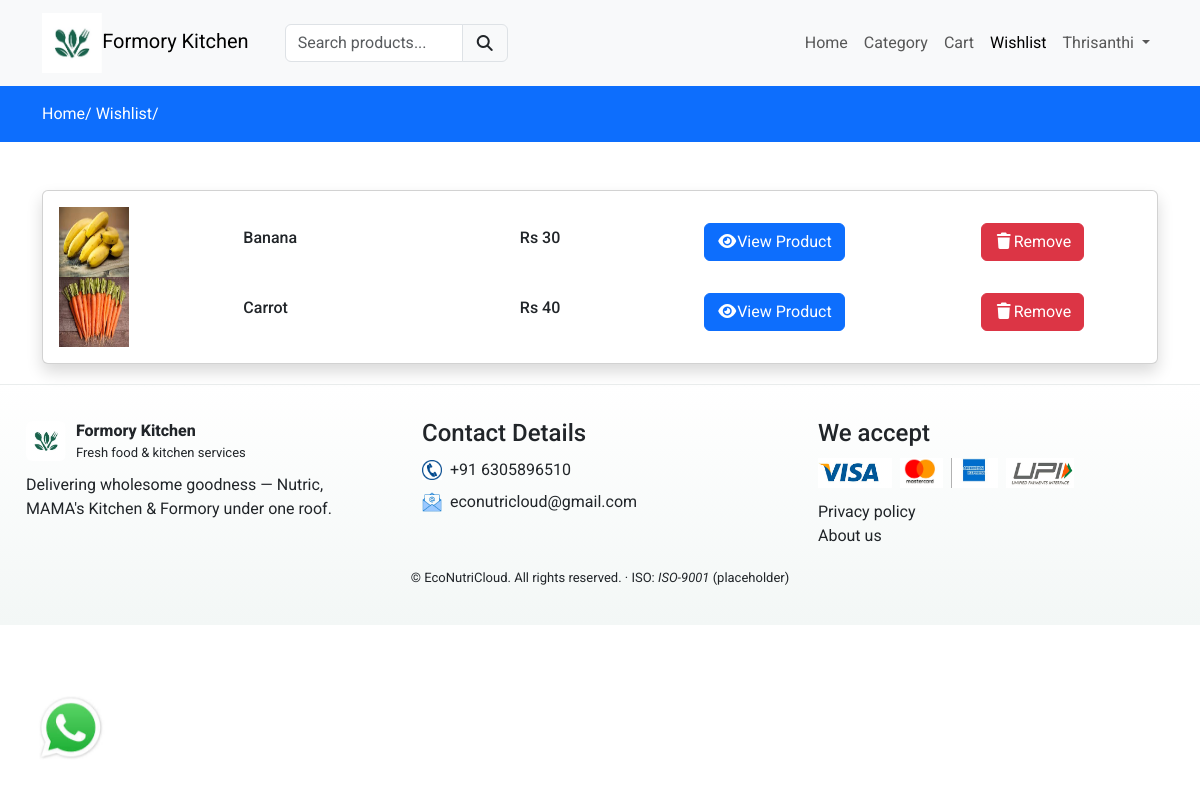
The app's page /wishlist (signed in) with its own data.
### formoryapp/models.py (models this page shows, shortened)
class Wishlist(models.Model):
    user = models.ForeignKey(User,on_delete=models.CASCADE)
    product = models.ForeignKey(Product,on_delete=models.CASCADE)
    created_at = models.DateTimeField(auto_now_add=True)

class Product(models.Model):
    category = models.ForeignKey(Category, on_delete=models.CASCADE)
    slug = models.CharField(max_length=150, null=False, blank=False)
    name = models.CharField(max_length=150, null=False, blank=False)
    product_image = models.ImageField(upload_to=get_file_path, null=True, blank=True)
    small_description = models.CharField(max_length=250, null=False, blank=False)
    quantity = models.DecimalField(max_digits=10, decimal_places=2, null=False, blank=False)
    description = models.TextField(max_length=500, null=False, blank=True)
    original_price = models.FloatField(null=False, blank=False)
    selling_price = models.FloatField(null=False, blank=False)
    status = models.BooleanField(default=False, help_text="0=default,1=Hidden")
    trending = models.BooleanField(default=False, help_text="0=default,1=Trending")
    tag = models.CharField(max_length=150, null=False, blank=True)
    meta_title = models.CharField(max_length=150, null=False, blank=True)
    meta_keywords = models.CharField(max_length=150, null=False, blank=True)
    meta_description = models.TextField(max_length=500, null=False, blank=True)
    created_at = models.DateTimeField(auto_now_add=True)

### formoryapp/controller/wishlist.py (the view)
# urls.py: path('wishlist',wishlist.index,name='wishlist'),
@login_required(login_url='loginpage')
def index(request):
    wishlist = Wishlist.objects.filter(user=request.user)
    context = {'wishlist':wishlist}
    return render(request,'wishlist.html',context)

### formoryapp/templates/wishlist.html (shortened to what this page needs)
{% extends "main.html" %}
{% block content %}
<div class="py-3 bg-primary">
    <div class="container">
        <a class="text-white" href="{% url 'formoryhome' %}">Home/</a>
        <a class="text-white" href="{% url 'wishlist' %}">Wishlist/</a>
    </div>
</div>
<div class="py-5">
  <div class="container">
    <div class="row">
      <div class="col-md-12">
        <div class="card shadow">
           <div class="card-body wishdata">
              {% if wishlist %}
                {% for item in wishlist %}
                   <div class="row product_data">
                      <div class="col-md-2 my-auto">
                          <img src="{{ item.product.product_image.url }}" height="70px" width="70px" alt="Image here">
                      </div>
                      <div class="col-md-3 my-auto">
                          <h6>{{ item.product.name }}</h6>
                      </div>
                      <div class="col-md-2 my-auto">
                          <h6>Rs {{ item.product.selling_price | stringformat:'d' }}</h6>
                      </div>
                      <div class="col-md-3 my-auto">
                          <a href="{% url 'productview' item.product.category.slug item.product.slug %}" class="btn btn-primary"><i class="fa fa-eye"></i>View Product</a>
                      </div>
                      <div class="col-md-2 my-auto">
                        <button class="btn btn-danger delete-wishlist-item"><i class="fa fa-trash"></i>Remove</button>
                      </div>
                   </div>
                {% endfor %}
              {% else %}
                 <h4>Your wishlist is empty </h4>
              {% endif %}
           </div>
        </div>
      </div>
    </div>
</div>
{% endblock content %}

### formoryapp/templates/navbar.html (shortened to what this page needs)
{% load static %}
<nav class="navbar navbar-expand-lg bg-body-tertiary">
  <div class="container">
    <a class="navbar-brand logo" href="{% url 'formoryhome' %}"><img src="{% static 'images/formory_kitchen.jpg' %}" alt="Formory Logo" style="height: 60px; width: auto;">Formory Kitchen</a>
    <div class="search-bar">
      <form action="{% url "searchproduct" %}" method="POST">
       <div class="input-group">
         <input type="search" required class="form-control" name="productsearch" id="searchproducts" placeholder="Search products...">
         <button type="submit" class="input-group-text"><i class="fa fa-search"></i></button>
      </div>
     </form>
    </div>
    <div class="collapse navbar-collapse" id="navbarNavDropdown">
      <ul class="navbar-nav ms-auto">
        <li class="nav-item">
          <a class="nav-link {% if request.resolver_match.url_name == 'home' %} active {% endif %} " aria-current="page" href="{% url 'mainhome' %}">Home</a>
        </li>
        <li class="nav-item">
          <a class="nav-link {% if request.resolver_match.url_name == 'category' %} active {% endif %} " href="{% url 'category' %}">Category</a>
        </li>
        <li class="nav-item">
          <a class="nav-link {% if request.resolver_match.url_name == 'cart' %} active {% endif %}" aria-current="page" href="{% url 'cart' %}">Cart</a>
        </li>
        <li class="nav-item">
          <a class="nav-link {% if request.resolver_match.url_name == 'wishlist' %} active {% endif %}" aria-current="page" href="{% url 'wishlist' %}">Wishlist</a>
        </li>
        {% if request.user.is_authenticated %}
           <li class="nav-item dropdown">
          <a class="nav-link dropdown-toggle" href="#" id="navbarNavDropdown" role="button" data-bs-toggle="dropdown" aria-expanded="false">
            {{ request.user }}
          </a>
        </li>
        {% endif %}
      </ul>
    </div>
  </div>
</nav>

### formoryapp/static/css/custom.css (style rules this page uses)
.search-bar { width: 20% !important; margin-left: 20px !important; }

### formoryapp/templates/main.html (style rules this page uses)
* { font-family:'Roboto',sans-serif; }
a { text-decoration:none; color:#000; }

### records on screen
Wishlist: product.product_image (picture), product.name "Banana", product.selling_price "30"
Wishlist: product.product_image (picture), product.name "Carrot", product.selling_price "40"

### other values on screen
{{ request.user }} "Thrisanthi"
